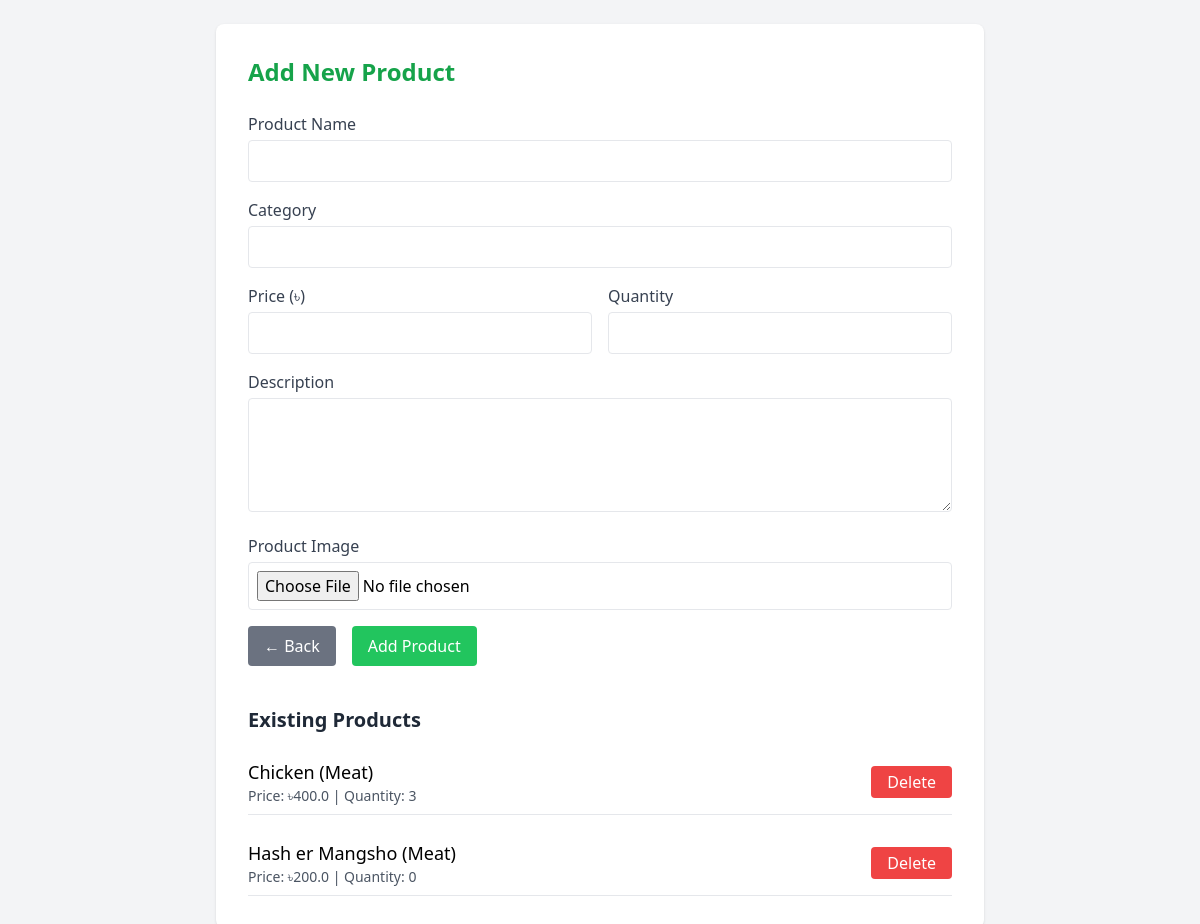
The app's page /add-product (signed in), older data.
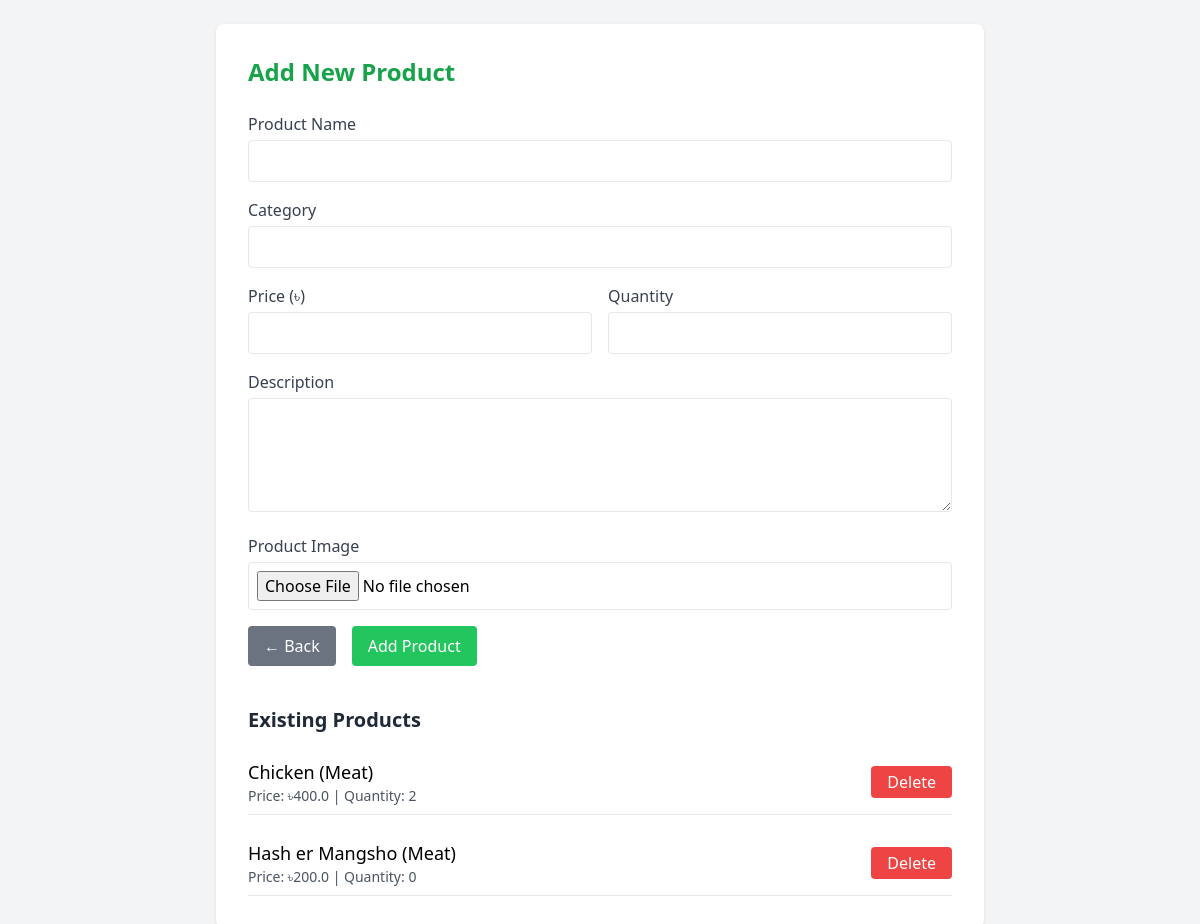
The same page, newer data.
### models.py (models this page shows, shortened)
class Product(db.Model):
    id = db.Column(db.Integer, primary_key=True)
    name = db.Column(db.String(100), nullable=False)
    category = db.Column(db.String(100), nullable=False)
    quantity = db.Column(db.Integer, nullable=False)
    unit_price = db.Column(db.Float, nullable=False)
    product_description = db.Column(db.String(200), nullable=True)
    image = db.Column(db.String(100), nullable=True)  # Add this line for the image
    added_by = db.Column(db.Integer, db.ForeignKey('user.id'), nullable=False)

### app.py (the view, shortened to what this page needs)
@app.route('/add-product', methods=['GET', 'POST'])
def add_product():
    user_id = session.get('user_id')
    if not user_id:
        return redirect(url_for('login'))
    user = db.session.get(User, user_id)
    if not user:
        return redirect(url_for('login'))
    success = None
    error = None
    products = Product.query.all()
    return render_template('add-product.html', user=user, success=success, error=error, products=products)

### templates/add-product.html (shortened to what this page needs)
<!DOCTYPE html>
<html lang="en">
<head>
  <script src="https://cdn.tailwindcss.com"></script>
</head>
<body class="bg-gray-100 min-h-screen p-6">
  <div class="max-w-3xl mx-auto bg-white p-8 rounded-lg shadow">
    <h2 class="text-2xl font-bold text-green-600 mb-6">Add New Product</h2>
    <form action="/add-product" method="POST" enctype="multipart/form-data" class="space-y-4">
      <div>
        <label class="block text-gray-700 mb-1">Product Name</label>
        <input type="text" name="name" class="w-full p-2 border rounded" required>
      </div>
      <div>
        <label class="block text-gray-700 mb-1">Category</label>
        <input type="text" name="category" class="w-full p-2 border rounded" required>
      </div>
      <div class="grid grid-cols-2 gap-4">
        <div>
          <label class="block text-gray-700 mb-1">Price (৳)</label>
          <input type="number" step="0.01" name="unit_price" class="w-full p-2 border rounded" required>
        </div>
        <div>
          <label class="block text-gray-700 mb-1">Quantity</label>
          <input type="number" name="quantity" class="w-full p-2 border rounded" required>
        </div>
      </div>
      <div>
        <label class="block text-gray-700 mb-1">Description</label>
        <textarea name="product_description" class="w-full p-2 border rounded" rows="4"></textarea>
      </div>
      <div>
        <label class="block text-gray-700 mb-1">Product Image</label>
        <input type="file" name="image" class="w-full p-2 border rounded">
      </div>
      <div class="flex space-x-4">
        <a href="{{ url_for('admin_panel') if user.role == 'admin' else url_for('manager_dashboard') }}" class="bg-gray-500 text-white px-4 py-2 rounded hover:bg-gray-600">← Back</a>
        <button type="submit" class="bg-green-500 text-white px-4 py-2 rounded hover:bg-green-600">Add Product</button>
      </div>
    </form>
    <h3 class="text-xl font-semibold text-gray-800 mt-10">Existing Products</h3>
    <div class="mt-4 space-y-4">
      {% for product in products %}
      <div class="flex justify-between items-center border-b py-2">
        <div class="flex-1">
          <p class="text-lg font-medium">{{ product.name }} ({{ product.category }})</p>
          <p class="text-sm text-gray-600">Price: ৳{{ product.unit_price }} | Quantity: {{ product.quantity }}</p>
        </div>
        <div class="flex space-x-4">
          <form action="/delete-product/{{ product.id }}" method="POST" onsubmit="return confirm('Are you sure you want to delete this product?');">
            <button type="submit" class="bg-red-500 text-white px-4 py-1 rounded hover:bg-red-600">Delete</button>
          </form>
        </div>
      </div>
      {% else %}
      <p class="text-gray-500">No products available.</p>
      {% endfor %}
    </div>
  </div>
</body>
</html>

Row changes from the older to the newer data that the page shows:
changed Product "Chicken": quantity "3" → "2"
